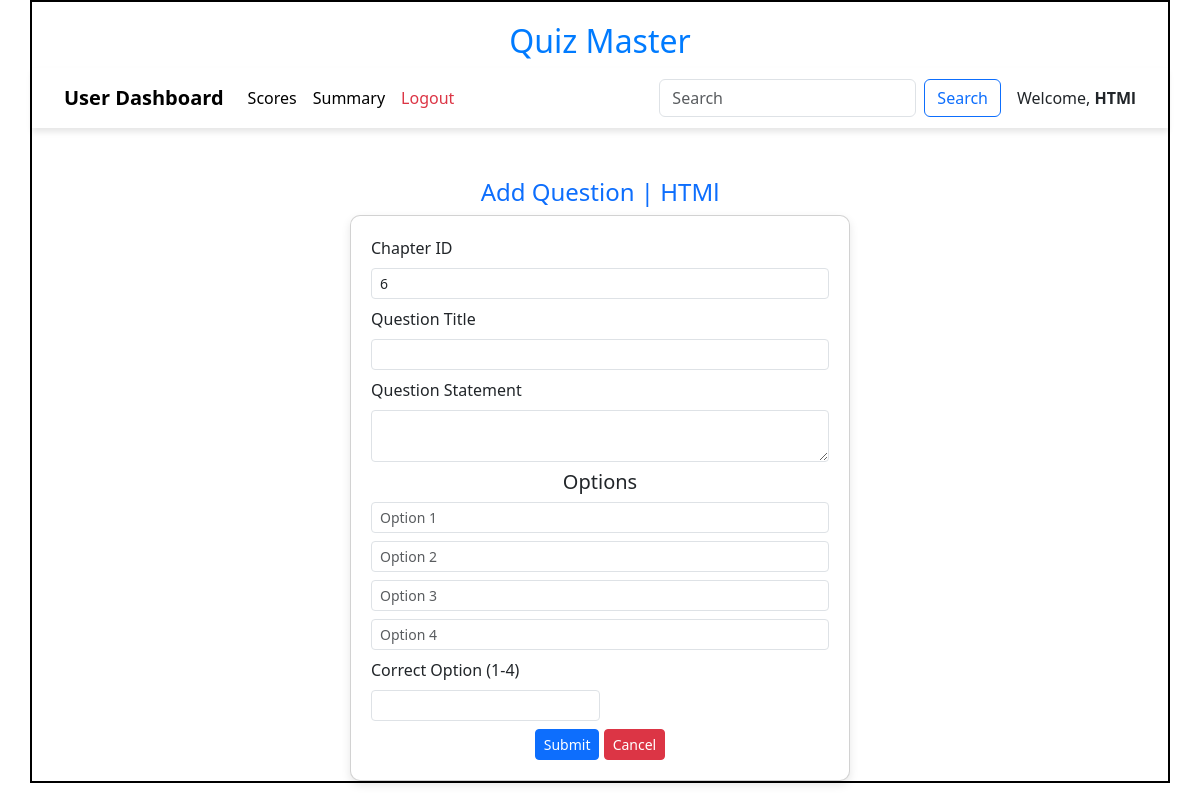
/add_question/1/HTMl, run on an earlier commit of the app's database.
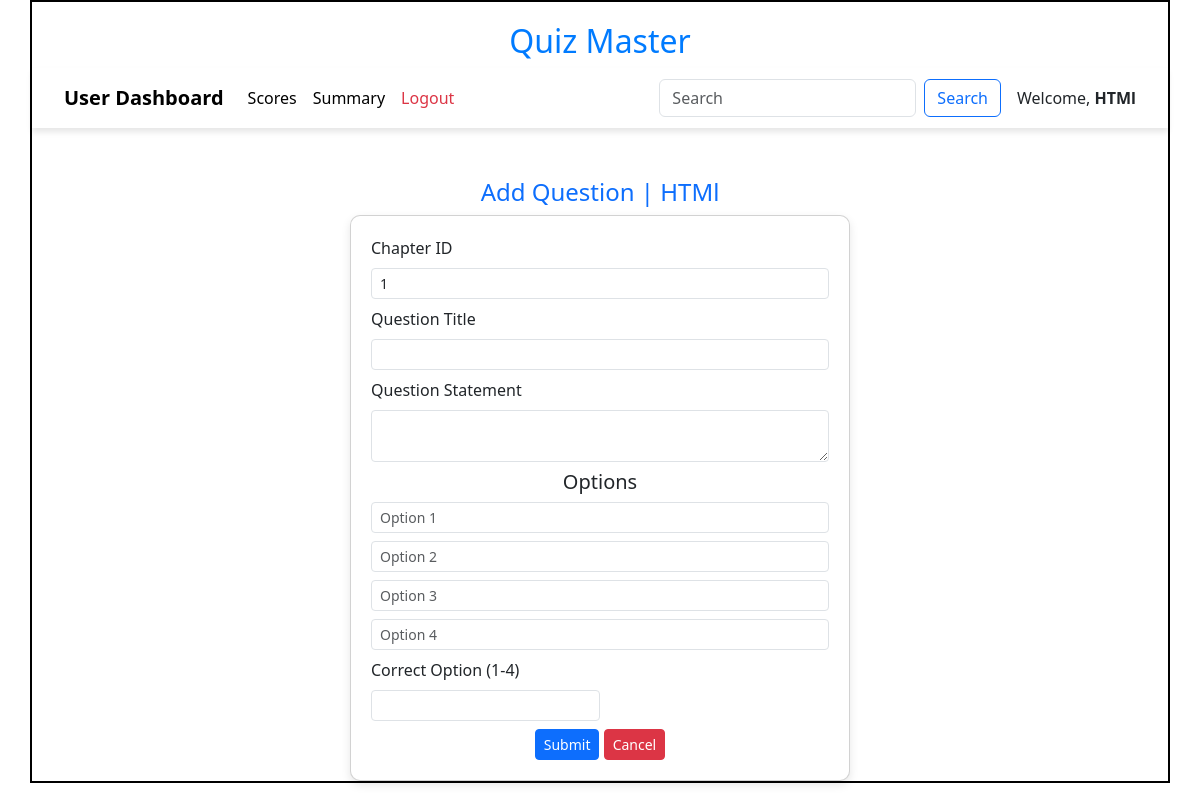
And on a later commit of the database.
### models/models.py (models this page shows)
class Chapter(db.Model):
    id=db.Column(db.Integer,primary_key=True)
    name=db.Column(db.String,unique=True,nullable=False)
    description=db.Column(db.String)
    Subject_id = db.Column(db.Integer,db.ForeignKey("subject.id"),nullable=False)
    quizes = db.relationship("Quiz",cascade="all,delete",backref="chapter",lazy=True)

class Quiz(db.Model):
    id=db.Column(db.Integer,primary_key=True)
    Chapter_id = db.Column(db.Integer,db.ForeignKey("chapter.id"),nullable=False)
    date_of_quiz = db.Column(db.Date(),nullable=False)
    time_duration = db.Column(db.Time(),nullable =False)
    remarks=db.Column(db.String)
    scores= db.relationship("Score",cascade="all,delete",backref="quiz",lazy=True)
    questions = db.relationship("Question",cascade="all,delete",backref="quiz",lazy=True)

### controllers/controller.py (the view, shortened to what this page needs)
@app.route("/add_question/<id>/<name>",methods=["GET","POST"])
def add_questions(id,name):
    quiz = get_quiz(id)
    chapter = Chapter.query.filter_by(id =quiz.Chapter_id).first()
    return render_template("add_question.html",quiz=quiz,name=name,chap=chapter.name)

### controllers/controller.py (called while the page is built)
def  get_quiz(id):
    quiz = Quiz.query.filter_by(id=id).first()
    return quiz

### templates/add_question.html (shortened to what the changed rows need)
<!DOCTYPE html>
<html lang="en">
<head>
    <link href="https://cdn.jsdelivr.net/npm/bootstrap@5.3.3/dist/css/bootstrap.min.css" rel="stylesheet">
    <link rel="stylesheet" href="/static/css/style.css">
</head>
<body>
    <div id="container">
        <h1 id="heading">Quiz Master</h1>
        <nav class="navbar navbar-expand-lg navbar-light bg-white" style="box-shadow: 0px 4px 6px rgba(0, 0, 0, 0.1);
            padding: 10px 20px;">
            <div class="container-fluid">
                <span class="ms-3">Welcome, <strong>{{name}}</strong></span>
            </div>
        </nav>
        <div id="add_question-panel" style="margin: auto;margin-top: 50px; width: 500px;">
            <h4 class="text-center text-primary">Add Question | {{chap}}</h4>
            <div class="card">
            <div class="form-container">
                <form action="/add_question/{{quiz.id}}/{{name}}" method="POST">
                    <div class="mb-2">
                        <label for="chapter_id" class="form-label">Chapter ID</label>
                        <input type="number" class="form-control form-control-sm" id="chapter_id" name="chapter_id" value="{{quiz.Chapter_id}}" readonly>
                    </div>
                </form>
            </div>
        </div>
        </div>
    </div>
</body>
</html>

What changed in the data, as far as the page shows it:
changed Quiz: chapter_id "6" → "1"
